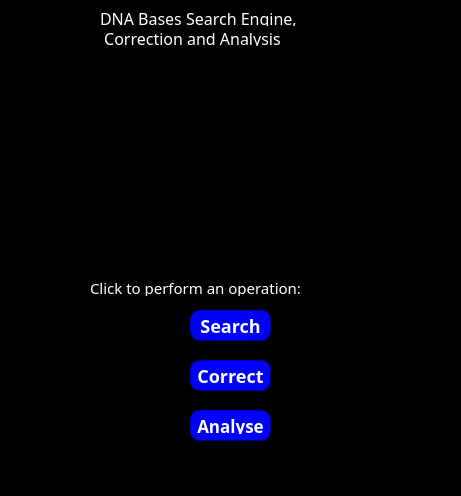
<?xml version="1.0" encoding="UTF-8"?>
<ui version="4.0">
 <class>MainWindow</class>
 <widget class="QMainWindow" name="MainWindow">
  <property name="geometry">
   <rect>
    <x>0</x>
    <y>0</y>
    <width>461</width>
    <height>496</height>
   </rect>
  </property>
  <property name="windowTitle">
   <string>MainWindow</string>
  </property>
  <property name="styleSheet">
   <string notr="true">background-color:black;</string>
  </property>
  <widget class="QWidget" name="centralwidget">
   <widget class="QLabel" name="label1">
    <property name="geometry">
     <rect>
      <x>100</x>
      <y>10</y>
      <width>261</width>
      <height>16</height>
     </rect>
    </property>
    <property name="font">
     <font>
      <family>Gill Sans Ultra Bold</family>
      <pointsize>12</pointsize>
      <weight>50</weight>
      <italic>false</italic>
      <bold>false</bold>
     </font>
    </property>
    <property name="styleSheet">
     <string notr="true">color: white;</string>
    </property>
    <property name="text">
     <string>DNA Bases Search Engine,</string>
    </property>
   </widget>
   <widget class="QLabel" name="label2">
    <property name="geometry">
     <rect>
      <x>100</x>
      <y>30</y>
      <width>261</width>
      <height>16</height>
     </rect>
    </property>
    <property name="font">
     <font>
      <family>Gill Sans Ultra Bold</family>
      <pointsize>12</pointsize>
      <weight>50</weight>
      <bold>false</bold>
     </font>
    </property>
    <property name="styleSheet">
     <string notr="true">color: white;</string>
    </property>
    <property name="text">
     <string> Correction and Analysis</string>
    </property>
   </widget>
   <widget class="QLabel" name="label_2">
    <property name="geometry">
     <rect>
      <x>90</x>
      <y>280</y>
      <width>291</width>
      <height>16</height>
     </rect>
    </property>
    <property name="font">
     <font>
      <family>Gill Sans Ultra Bold</family>
      <pointsize>11</pointsize>
     </font>
    </property>
    <property name="styleSheet">
     <string notr="true">color: white;</string>
    </property>
    <property name="text">
     <string>Click to perform an operation:</string>
    </property>
   </widget>
   <widget class="QPushButton" name="SearchButton">
    <property name="geometry">
     <rect>
      <x>190</x>
      <y>310</y>
      <width>81</width>
      <height>31</height>
     </rect>
    </property>
    <property name="font">
     <font>
      <family>Microsoft Uighur</family>
      <pointsize>-1</pointsize>
      <weight>75</weight>
      <italic>false</italic>
      <bold>true</bold>
     </font>
    </property>
    <property name="styleSheet">
     <string notr="true">background:blue;
border-color: rgb(4, 111, 2);
border-radius:10px;
font: bold 18px;
padding: 6px;
border-style: outset;
border-width: 0.5px;
border-color: rgb(0, 0, 127);
color: white;

</string>
    </property>
    <property name="text">
     <string>Search</string>
    </property>
   </widget>
   <widget class="QPushButton" name="CorrectButton">
    <property name="geometry">
     <rect>
      <x>190</x>
      <y>360</y>
      <width>81</width>
      <height>31</height>
     </rect>
    </property>
    <property name="font">
     <font>
      <family>Microsoft Uighur</family>
      <pointsize>-1</pointsize>
      <weight>75</weight>
      <italic>false</italic>
      <bold>true</bold>
     </font>
    </property>
    <property name="styleSheet">
     <string notr="true">background:blue;
border-color: rgb(4, 111, 2);
border-radius:10px;
font: bold 18px;
padding: 6px;
border-style: outset;
border-width: 0.5px;
border-color: rgb(0, 0, 127);
color: white;
</string>
    </property>
    <property name="text">
     <string>Correct</string>
    </property>
   </widget>
   <widget class="QPushButton" name="AnalyseButton">
    <property name="geometry">
     <rect>
      <x>190</x>
      <y>410</y>
      <width>81</width>
      <height>31</height>
     </rect>
    </property>
    <property name="font">
     <font>
      <family>Microsoft Uighur</family>
      <pointsize>-1</pointsize>
      <weight>75</weight>
      <italic>false</italic>
      <bold>true</bold>
     </font>
    </property>
    <property name="styleSheet">
     <string notr="true">background:blue;
border-color: rgb(4, 111, 2);
border-radius:10px;
font: bold 17px;
padding: 6px;
border-style: outset;
border-width: 0.5px;
border-color: rgb(0, 0, 127);
color: white;
</string>
    </property>
    <property name="text">
     <string>Analyse</string>
    </property>
   </widget>
   <widget class="QLabel" name="label">
    <property name="geometry">
     <rect>
      <x>0</x>
      <y>70</y>
      <width>461</width>
      <height>181</height>
     </rect>
    </property>
    <property name="text">
     <string/>
    </property>
    <property name="pixmap">
     <pixmap>dna.jpg</pixmap>
    </property>
    <property name="scaledContents">
     <bool>false</bool>
    </property>
   </widget>
  </widget>
  <widget class="QMenuBar" name="menubar">
   <property name="geometry">
    <rect>
     <x>0</x>
     <y>0</y>
     <width>461</width>
     <height>21</height>
    </rect>
   </property>
  </widget>
  <widget class="QStatusBar" name="statusbar"/>
 </widget>
 <resources/>
 <connections/>
</ui>
